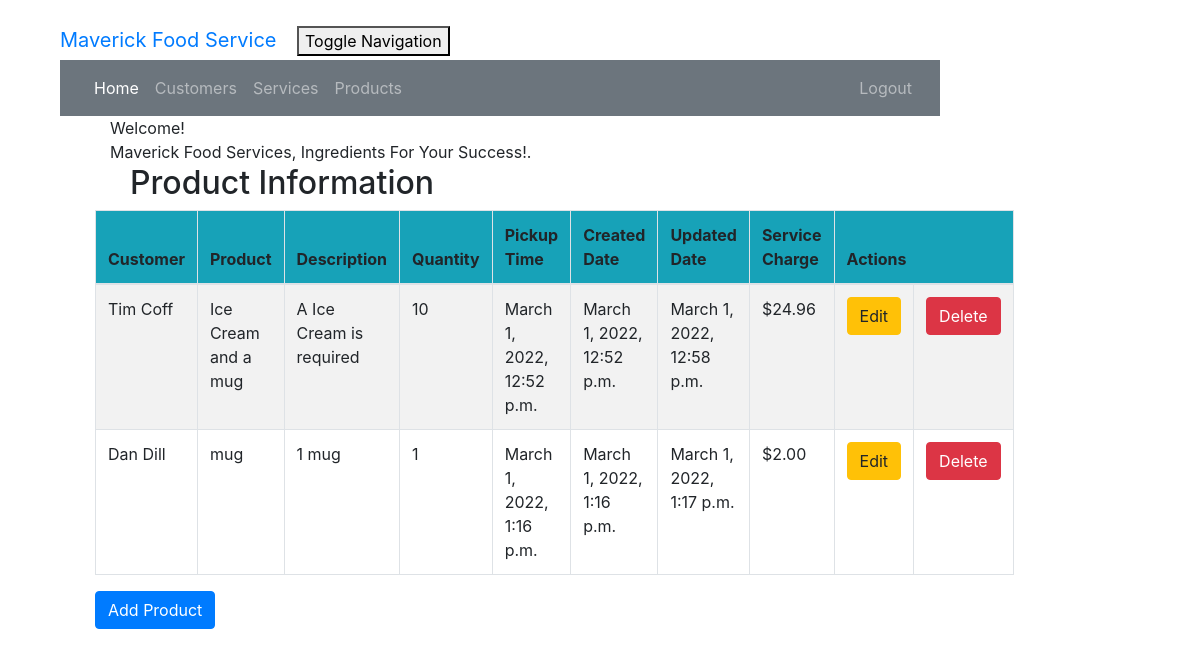
Page /product_list (signed in) on the earlier database version.
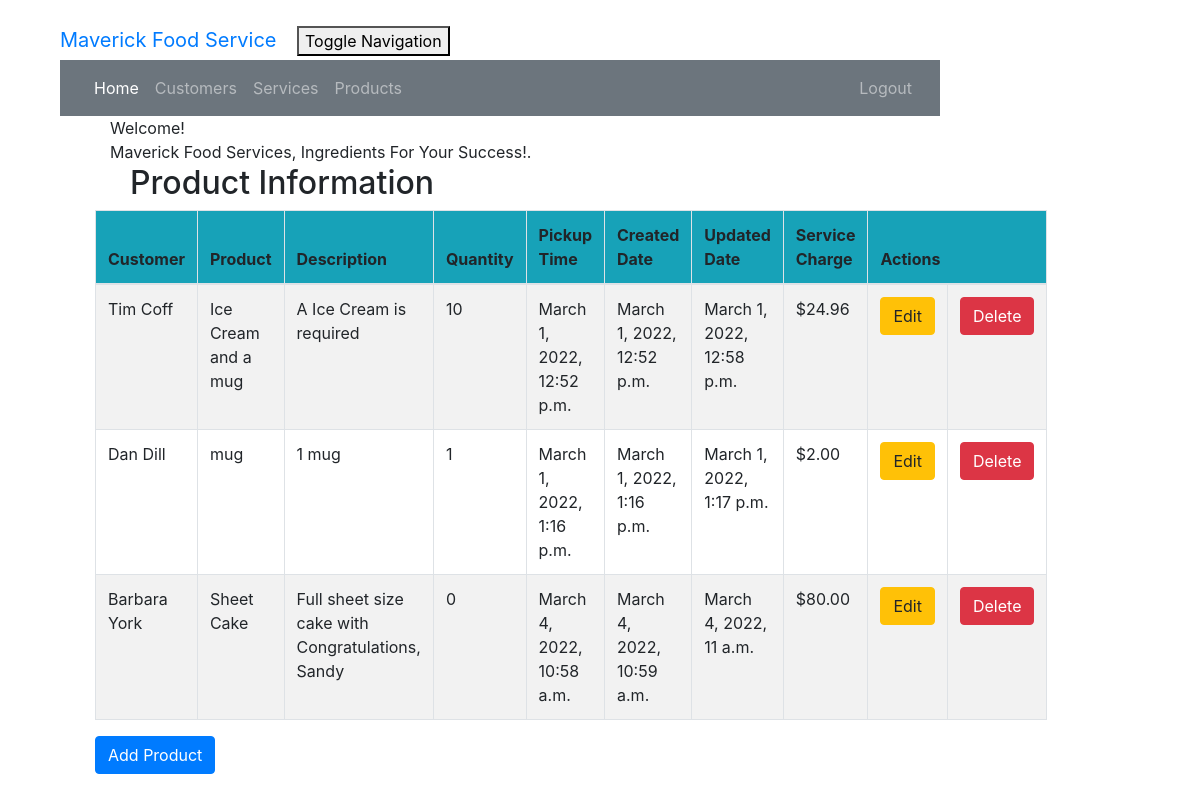
Same page on the later database version.
### crm/models.py (models this page shows, shortened)
class Product(models.Model):
    cust_name = models.ForeignKey(Customer, on_delete=models.CASCADE, related_name='products')
    product = models.CharField(max_length=100)
    description = models.TextField()
    quantity = models.IntegerField()
    pickup_time = models.DateTimeField(
        default=timezone.now)
    charge = models.DecimalField(max_digits=10, decimal_places=2)
    created_date = models.DateTimeField(
        default=timezone.now)
    updated_date = models.DateTimeField(auto_now_add=True)

class Customer(models.Model):
    cust_name = models.CharField(max_length=50)
    email = models.EmailField(max_length=100)
    phone = models.CharField(max_length=20)
    bldgroom = models.CharField(max_length=100)
    address = models.CharField(max_length=200)
    city = models.CharField(max_length=50)
    state = models.CharField(max_length=50)
    zipcode = models.CharField(max_length=10)
    organization = models.CharField(max_length=100)
    role = models.CharField(max_length=100)
    def __str__(self):
        return self.cust_name

### crm/views.py (the view)
# urls.py: path('product_list', views.product_list, name='product_list'),
@login_required
def product_list(request):
    products = Product.objects.filter(created_date__lte=timezone.now())
    return render(request, 'crm/product_list.html', {'products': products})

### crm/templates/crm/product_list.html (shortened to what this page needs)
<!DOCTYPE html>
{% extends 'crm/base.html' %}
{% block content %}
    {% load humanize %}
    <head>
    </head>
    <body class="bodylist">
    <div class="container">
        <div class="panel panel-primary">
            <div class="panel-heading">Welcome!</div>
            <div class="panel-body">
                Maverick Food Services, Ingredients For Your Success!.
            </div>
        </div>
    </div>
    <div class="row">
        <h2>Product Information</h2>
    </div>
    <div>
        <table class="table table-striped table-bordered table-hover w-auto">
            <thead>
            <tr class="bg-info">
                <th>Customer</th>
                <th>Product</th>
                <th>Description</th>
                <th>Quantity</th>
                <th>Pickup Time</th>
                <th>Created Date</th>
                <th>Updated Date</th>
                <th>Service Charge</th>
                <th colspan="3">Actions</th>
            </tr>
            </thead>
            <tbody>
            {% for product in products %}
                <tr>
                    <td>{{ product.cust_name}}</td>
                    <td>{{ product.product}}</td>
                    <td>{{ product.description}}</td>
                    <td>{{ product.quantity}}</td>
                    <td>{{ product.pickup_time}}</td>
                    <td>{{ product.created_date}}</td>
                    <td>{{ product.updated_date}}</td>
                    <td>${{ product.charge|floatformat:2|intcomma }}</td>
                    <td><a href="{% url 'crm:product_edit' pk=product.pk %}"
                           class="btn btn-warning">Edit</a>
                    </td>
                    <td><a href="{% url 'crm:product_delete' pk=product.pk %}"
                           onclick="return confirm('Are you sure you want to delete?')"
                           class="btn btn-danger">Delete</a>
                    </td>
                </tr>
            {% endfor %}
            </tbody>
        </table>
    </div>
    <div>
        <a href="{% url 'crm:product_new' %}"><span
                class="btn btn-primary">Add Product</span></a>
    </div>
    </body>
{% endblock %}

Differences in the rows shown:
added Product: cust_name "Barbara York", product "Sheet Cake", description "Full sheet size cake with Congratulations, Sandy", quantity "0", pickup_time "March 4, 2022, 10:58 a.m.", created_date "March 4, 2022, 10:59 a.m.", updated_date "March 4, 2022, 11 a.m.", charge "80.00"
